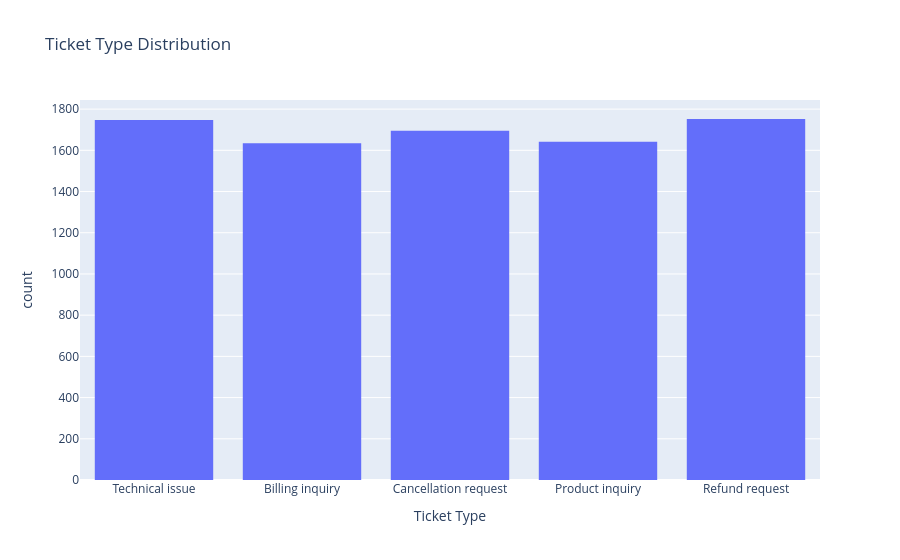
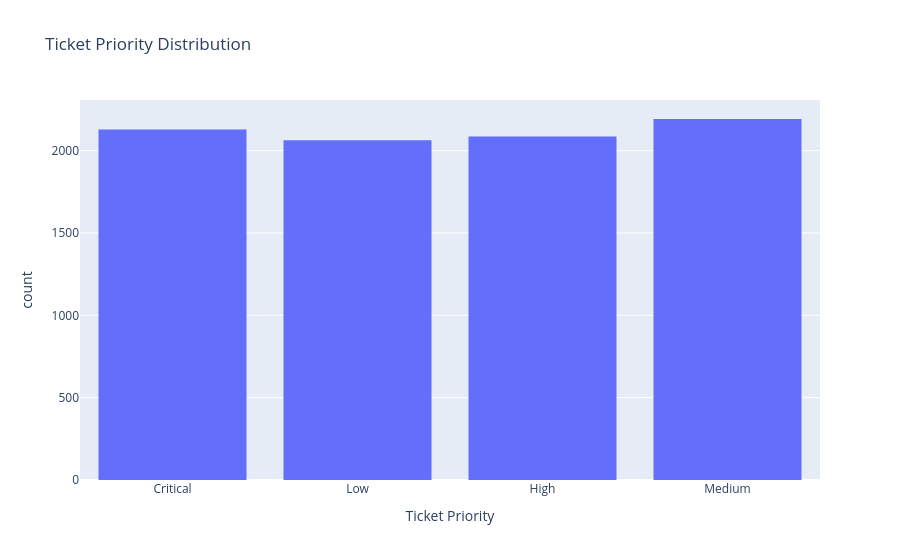
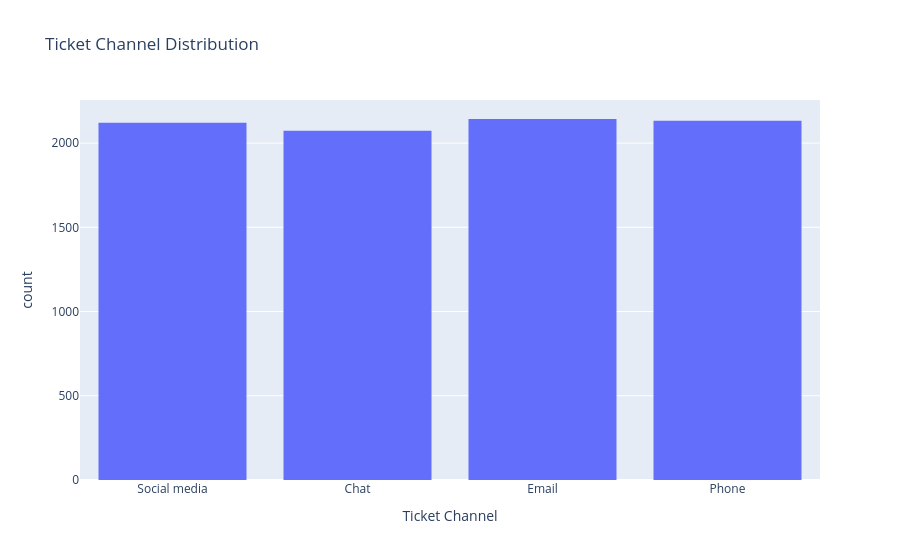
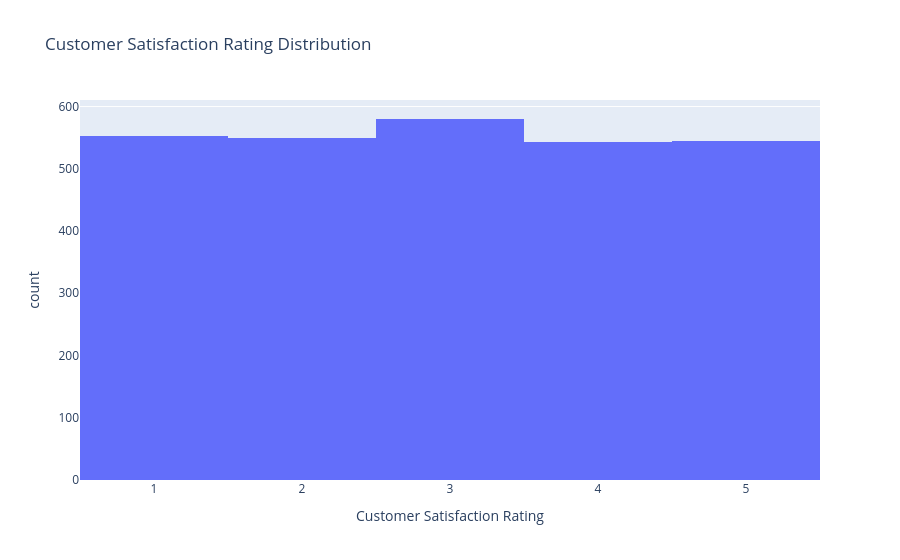

These figures' notebook cell, in order:
### Code cell
import plotly.express as px

for col in categorical_cols:
    fig = px.histogram(df, x=col, title=f"{col} Distribution")
    fig.show()

### Figure 1 — Plotly figure (JSON) as saved in the notebook; plotly's stock layout.template omitted (floating-point values rounded to 4 significant figures; data arrays with more than 128 entries replaced by an {"elided": "..."} marker saying what was removed)
{"data": [{"bingroup": "x", "hovertemplate": "Ticket Type=%{x}<br>count=%{y}<extra></extra>", "legendgroup": "", "marker": {"color": "#636efa", "pattern": {"shape": ""}}, "name": "", "orientation": "v", "showlegend": false, "type": "histogram", "x": {"elided": "8469 str values"}, "xaxis": "x", "yaxis": "y"}], "layout": {"barmode": "relative", "legend": {"tracegroupgap": 0}, "title": {"text": "Ticket Type Distribution"}, "xaxis": {"anchor": "y", "domain": [0, 1], "title": {"text": "Ticket Type"}}, "yaxis": {"anchor": "x", "domain": [0, 1], "title": {"text": "count"}}}}

### Figure 2 — Plotly figure (JSON) as saved in the notebook; plotly's stock layout.template omitted (floating-point values rounded to 4 significant figures; data arrays with more than 128 entries replaced by an {"elided": "..."} marker saying what was removed)
{"data": [{"bingroup": "x", "hovertemplate": "Ticket Priority=%{x}<br>count=%{y}<extra></extra>", "legendgroup": "", "marker": {"color": "#636efa", "pattern": {"shape": ""}}, "name": "", "orientation": "v", "showlegend": false, "type": "histogram", "x": {"elided": "8469 str values"}, "xaxis": "x", "yaxis": "y"}], "layout": {"barmode": "relative", "legend": {"tracegroupgap": 0}, "title": {"text": "Ticket Priority Distribution"}, "xaxis": {"anchor": "y", "domain": [0, 1], "title": {"text": "Ticket Priority"}}, "yaxis": {"anchor": "x", "domain": [0, 1], "title": {"text": "count"}}}}

### Figure 3 — Plotly figure (JSON) as saved in the notebook; plotly's stock layout.template omitted (floating-point values rounded to 4 significant figures; data arrays with more than 128 entries replaced by an {"elided": "..."} marker saying what was removed)
{"data": [{"bingroup": "x", "hovertemplate": "Ticket Channel=%{x}<br>count=%{y}<extra></extra>", "legendgroup": "", "marker": {"color": "#636efa", "pattern": {"shape": ""}}, "name": "", "orientation": "v", "showlegend": false, "type": "histogram", "x": {"elided": "8469 str values"}, "xaxis": "x", "yaxis": "y"}], "layout": {"barmode": "relative", "legend": {"tracegroupgap": 0}, "title": {"text": "Ticket Channel Distribution"}, "xaxis": {"anchor": "y", "domain": [0, 1], "title": {"text": "Ticket Channel"}}, "yaxis": {"anchor": "x", "domain": [0, 1], "title": {"text": "count"}}}}

### Figure 4 — Plotly figure (JSON) as saved in the notebook; plotly's stock layout.template omitted (floating-point values rounded to 4 significant figures; data arrays with more than 128 entries replaced by an {"elided": "..."} marker saying what was removed)
{"data": [{"bingroup": "x", "hovertemplate": "Customer Satisfaction Rating=%{x}<br>count=%{y}<extra></extra>", "legendgroup": "", "marker": {"color": "#636efa", "pattern": {"shape": ""}}, "name": "", "orientation": "v", "showlegend": false, "type": "histogram", "x": {"elided": "8469 float values"}, "xaxis": "x", "yaxis": "y"}], "layout": {"barmode": "relative", "legend": {"tracegroupgap": 0}, "title": {"text": "Customer Satisfaction Rating Distribution"}, "xaxis": {"anchor": "y", "domain": [0, 1], "title": {"text": "Customer Satisfaction Rating"}}, "yaxis": {"anchor": "x", "domain": [0, 1], "title": {"text": "count"}}}}
